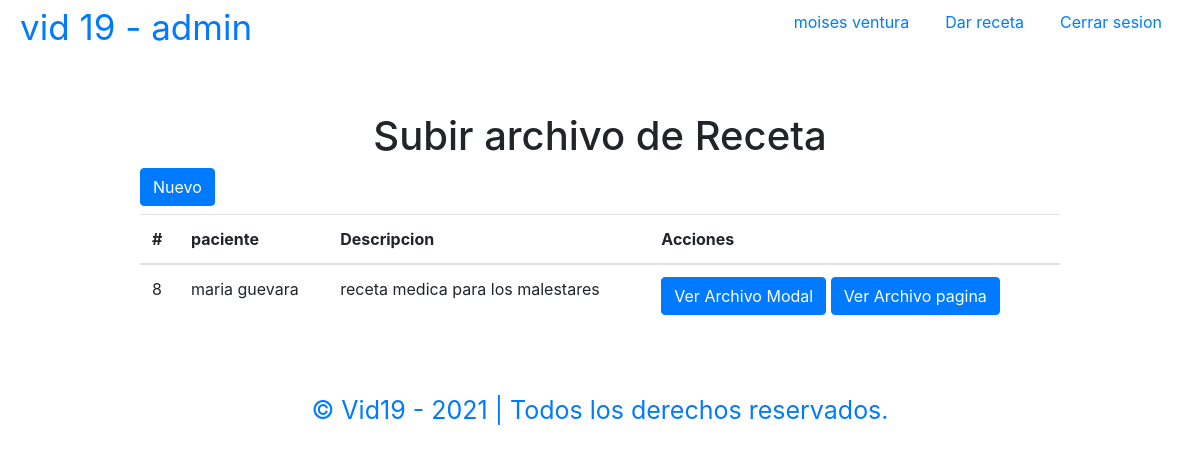
The page /doctor/darReceta.php (signed in) on the database its author committed.
### tables this page shows
CREATE TABLE IF NOT EXISTS `receta` (
  `id` int(11) NOT NULL AUTO_INCREMENT,
  `title` varchar(200) DEFAULT NULL,
  `meet` varchar(500) DEFAULT NULL,
  `url` varchar(500) DEFAULT NULL,
  `type` varchar(10) DEFAULT NULL,
  PRIMARY KEY (`id`)
);

### doctor/darReceta.php (the view, shortened to what this page needs)
<?php
if(!isset($_SESSION['user_id'])){
    header('Location: ../index.html');
    exit;
} else {
    $user = $_SESSION['user'];
    $role = $_SESSION['user_rol'];
}
?>
<!DOCTYPE html>
<html class="no-js" lang="zxx">
    <head>
        <link rel="stylesheet" href="../css/styles.css">
        <link rel="stylesheet" href="https://stackpath.bootstrapcdn.com/bootstrap/4.5.2/css/bootstrap.min.css">
    </head>
    <body>
    <header id="header">
    <nav class="menu">
     <div class="logo-box">
       <h1><a href="index.php">vid 19 - <?php echo $role?></a></h1>
     </div>
     <div class="list-container">
        <ul class="lists">
            <li><a href="index.php" class="activo"><?php echo $user?></a></li>
            <li><a href="darReceta.php">Dar receta</a></li>
            <li><a href="../php/cerrar_login_usuario.php">Cerrar sesion</a></li>
        </ul>
     </div>
    </nav>
    </header>
    <?php
        include('../php/config.php');
        $consulta = "SELECT * FROM receta";
        $resultado = $connection->prepare($consulta);
        $resultado->execute();
        $data=$resultado->fetchAll(PDO::FETCH_ASSOC);
    ?>
    <br> <br>
    <br> <br>
    <div class="container">
            <div class="row justify-content-md-center">
                <div class="col-md-auto">
                    <h1>Subir archivo de Receta</h1>
                </div>
            </div>
            <div class="row justify-content-md-center">
                <div class="col-10">
                    <button type="button" class="btn btn-primary" data-toggle="modal" data-target="#exampleModal">
                        Nuevo
                    </button>
                    <table class="table mt-2">
                        <thead>
                            <tr>
                                <th scope="col">#</th>
                                <th scope="col">paciente</th>
                                <th scope="col">Descripcion</th>
                                <th scope="col">Acciones</th>
                            </tr>
                        </thead>
                        <tbody>
                            <?php foreach ($data as $val) { ?>
                                <tr>
                                    <td><?php echo $val['id'] ?> </td>
                                    <td><?php echo $val['title'] ?></td>
                                    <td><?php echo $val['meet'] ?></td>
                                    <td>
                                        <button onclick="openModelPDF('<?php echo $val['url'] ?>')" class="btn btn-primary" type="button">Ver Archivo Modal</button>
                                        <a class="btn btn-primary" target="_black" href="<?php echo 'http://' . $_SERVER['HTTP_HOST'] . '/Calidad/doctor/' . $val['url']; ?>" >Ver Archivo pagina</a>
                                    </td>
                                </tr>
                            <?php } ?>
                        </tbody>
                    </table>
                </div>
            </div>
    </div>
    <br> <br>
    <main>
        <div class="footer-text">
        <p>&copy; Vid19 - 2021 | Todos los derechos reservados.</p>
        </div>
    </main>
    </body>
</html>

### css/styles.css (style rules this page uses)
:root { --blue:#2c8096; --white:#ffffff; --ga: #0033a0; --title:35px; --text:19px; }
* { margin:0; padding: 0; box-sizing: border-box; }
body { background: #ffff; overflow-x: hidden; font-family: 'Roboto Condensed', sans-serif; }
#header { position: relative; width: 100%; }
.menu { position: fixed; top:0; left: 0; width: 100%; height: 60px; background: #fff;; display: flex; justify-content: space-between; align-items: center; z-index: 9999; }
.menu .logo-box { margin-left: 20px; }
.menu .logo-box h1 a { text-decoration: none; font-size: var(--title); font-weight: 400; color:var(--blue); }
.menu .list-container { margin-right: 20px; }
.menu .list-container ul { display: flex; }
.menu .list-container ul li { list-style: none; }
.menu .list-container ul li a { text-decoration: none; margin: 0px 10px; padding:8px; color: var(--blue); border-radius: 24px; transition: 0.3s; font-size: 16px; }
.footer-text p { font-size: 25px; margin-top: 1px; margin-bottom: 1px; text-align: center; color: var(--blue); }

### rows shown on the page
receta: id "8", title "maria guevara", meet "receta medica para los malestares"

### other values the page prints
$role "admin"
$user "moises ventura"
